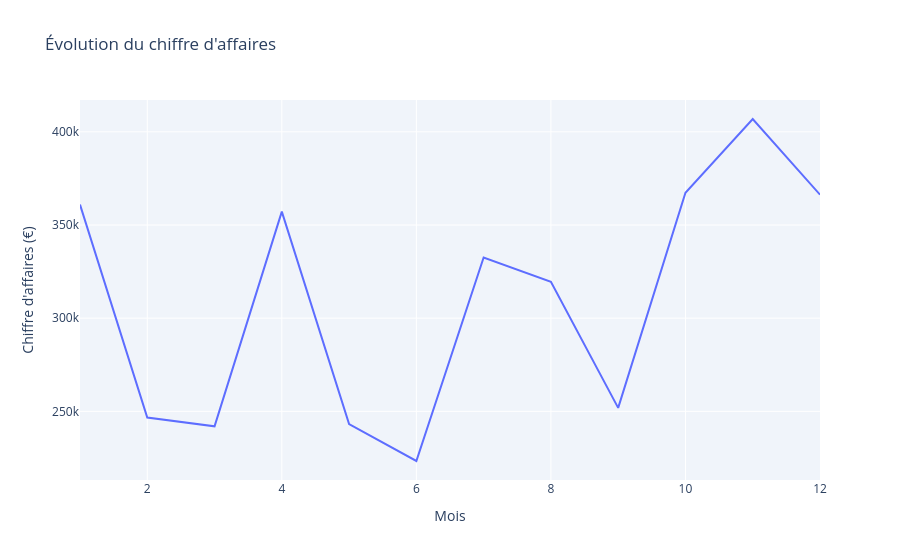

Notebook code cell kept with this figure:
### Code cell
def plot_evolution_chiffre_affaire(data):
    
    df_evolution = (
        data.groupby('Month')['Total_price']
        .sum()
        .reset_index()
        .sort_values('Month')
    )
    
    fig = px.line(
        df_evolution,
        x='Month',
        y='Total_price',
        title="Évolution du chiffre d'affaires",
        labels={
            'Month': 'Mois',
            'Total_price': "Chiffre d'affaires (€)"
        }
    )
    
    fig.update_traces(
        line_color='#5D6DFF',
        line_width=2
    )
    
    fig.update_layout(
        plot_bgcolor='rgba(240,244,250,1)',
        paper_bgcolor='white',
        xaxis_title="Mois",
        yaxis_title="Chiffre d'affaires (€)"
    )
    
    return fig


fig_evolution = plot_evolution_chiffre_affaire(df)
fig_evolution.show()

### Figure 1 — Plotly figure (JSON) as saved in the notebook; plotly's stock layout.template omitted (floating-point values rounded to 4 significant figures)
{"data": [{"hovertemplate": "Mois=%{x}<br>Chiffre d'affaires (€)=%{y}<extra></extra>", "legendgroup": "", "line": {"color": "#5D6DFF", "dash": "solid", "width": 2}, "marker": {"symbol": "circle"}, "mode": "lines", "name": "", "orientation": "v", "showlegend": false, "type": "scatter", "x": [1, 2, 3, 4, 5, 6, 7, 8, 9, 10, 11, 12], "xaxis": "x", "y": [360900.0, 246700.0, 242000.0, 357200.0, 243200.0, 223400.0, 332600.0, 319600.0, 251900.0, 367300.0, 406900.0, 366300.0], "yaxis": "y"}], "layout": {"legend": {"tracegroupgap": 0}, "paper_bgcolor": "white", "plot_bgcolor": "rgba(240,244,250,1)", "title": {"text": "Évolution du chiffre d'affaires"}, "xaxis": {"anchor": "y", "domain": [0, 1], "title": {"text": "Mois"}}, "yaxis": {"anchor": "x", "domain": [0, 1], "title": {"text": "Chiffre d'affaires (€)"}}}}
